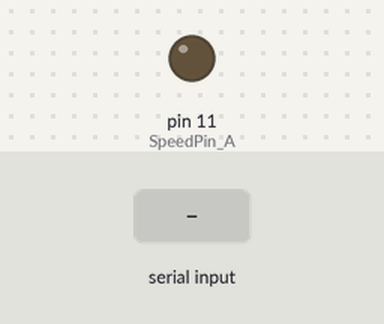
Recording of a sketch running on a simulated Arduino Uno, built with avr-gcc and run on an emulated ATmega328P. Parts: output pins drawn as LEDs (lit = HIGH). The test bench sets the inputs (shaded band).

Above: at 1.2 s.
1.3 s: "f" received over the second serial link
At 3.71 s:
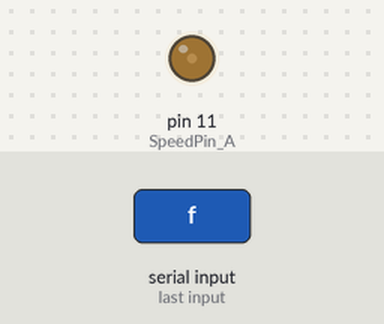
4.3 s: "c" received over the second serial link
At 9.8 s:
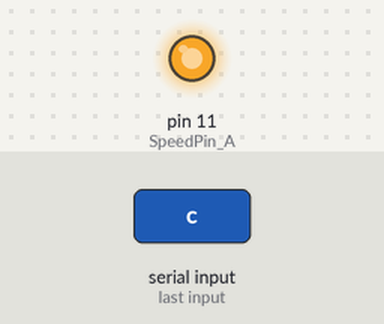
Timing chart, 0 to 11.3 s (numbered marks = the images above; inputs shaded):
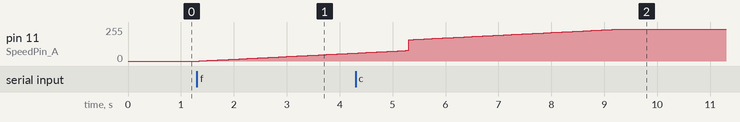

The sketch:

dc_______test_1.ino
```cpp
#include <SoftwareSerial.h>

SoftwareSerial SWserial(4,3);
int Dir1Pin_A = 9;
int Dir2Pin_A = 10;
int SpeedPin_A = 11;

void setup() {
  SWserial.begin(9600);

}

void loop() {
  if(SWserial.available()>0){

    int data = SWserial.read();

    if(data == 'f'){
       digitalWrite(Dir1Pin_A, HIGH);
  for(int i=0;i<80;i++) {
  digitalWrite(Dir2Pin_A, LOW);
  analogWrite(SpeedPin_A, i);
  delay(50);
    }
   }else if(data == 'b'){
    {
  digitalWrite(Dir1Pin_A, HIGH);
  for(int i=80;i<160;i++) {
  digitalWrite(Dir2Pin_A, LOW);
  analogWrite(SpeedPin_A, i);
  delay(50);
    }
   }
 }else if(data == 'c'){
  {
  digitalWrite(Dir1Pin_A, HIGH);
  for(int i=160;i<240;i++) {
  digitalWrite(Dir2Pin_A, LOW);
  analogWrite(SpeedPin_A, i);
  delay(50);
   }
 }
}else if (data == 's'){
  analogWrite(SpeedPin_A,0);
}

  }
}
```

Measured:
- after the input at 1.3 s, pin 11 (SpeedPin_A): moves from 0/255 to 59/255 over 2.9 s, starting after 0.05 s
